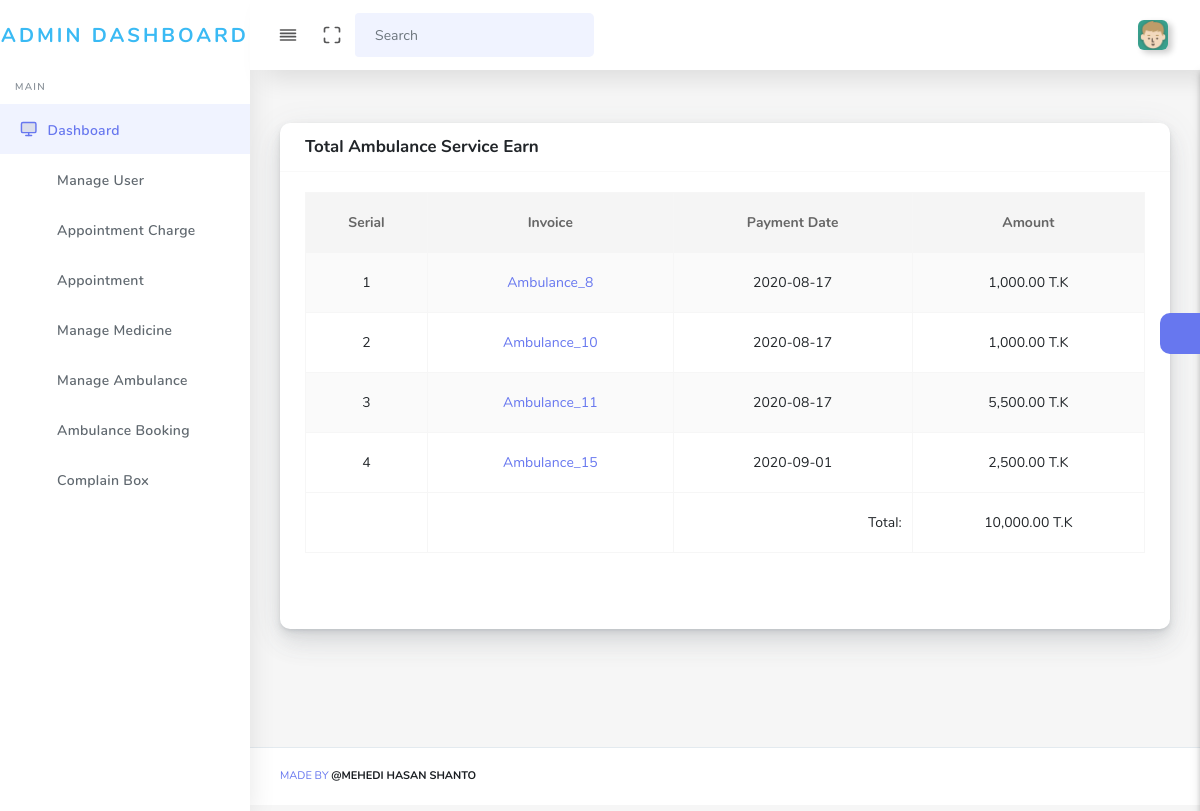
/admin/total_ambulance_earn.php (signed in), run on the app's committed database.
### tables this page shows
CREATE TABLE `ambulance_invoice` (
  `ambulance_invoice` int(11) NOT NULL,
  `patient_id` int(11) NOT NULL,
  `ambulance_service_id` int(11) NOT NULL,
  `book_ambulance_id` int(11) NOT NULL,
  `going_address` varchar(255) NOT NULL,
  `payble` float NOT NULL,
  `total_pay` float NOT NULL,
  `payment_date` date NOT NULL,
  `payment_by` varchar(255) NOT NULL,
  `payment_sts` int(11) NOT NULL
);

### admin/total_ambulance_earn.php (the view, shortened to what this page needs)
<?php include 'includes/header.php';?>
<body>
<div id="app">
    <div class="main-wrapper main-wrapper-1">
        <div class="navbar-bg"></div>
        <?php include 'includes/nav.php';?>
        <?php include 'includes/side.php';?>
        <div class="main-content">
            <section class="section">
                <div class="row">
                    <div class="col-md-12 col-sm-12 mb-5">
                        <div class="card">
                            <div class="card-header">
                                <h4>Total Ambulance Service Earn</h4>
                            </div>
                            <div class="card-body">
                                <div class="table-responsive">
                                    <table class="table table-bordered table-striped table-hover" id="tableExport" style="width:100%;">
                                        <thead>
                                        <tr class="text-center">
                                            <th>Serial</th>
                                            <th>Invoice</th>
                                            <th>Payment Date</th>
                                            <th> Amount</th>
                                        </tr>
                                        </thead>
                                        <tbody>
                                        <?php
                                        $sql = "SELECT * FROM ambulance_invoice";
                                        $res = mysqli_query($connect, $sql);
                                        $i = 1;
                                        while ($row = mysqli_fetch_assoc($res)){?>
                                            <tr class="text-center">
                                                <td><?php echo $i++;?></td>
                                                <td>
                                                    <a href="ambulance_invoice.php?invoice_id=<?php echo $row['ambulance_invoice'];?>" class="text-decoration-none" target="_blank">Ambulance_<?php echo $row['ambulance_invoice'];?></a>
                                                </td>
                                                <td><?php echo $row['payment_date'];?></td>
                                                <td><?php echo number_format($row['total_pay'],2);?> T.K</td>
                                            </tr>
                                        <?php }?>
                                        </tbody>
                                        <tfoot>
                                        <tr>
                                            <td></td>
                                            <td></td>
                                            <td> <span class="float-right">Total:</span></td>
                                            <td class="text-center">
                                                <span>
                                                    <?php
                                                        $sql_total = "SELECT  SUM(total_pay) AS total_amount FROM ambulance_invoice";
                                                        $total = mysqli_query($connect, $sql_total);
                                                        $values = mysqli_fetch_assoc($total);
                                                        $num_rows = $values['total_amount'];
                                                        $total_amount = number_format($num_rows,2);
                                                        echo "<span>$total_amount T.K</span>";
                                                    ?>
                                                </span>
                                            </td>
                                        </tr>
                                        </tfoot>
                                    </table>
                                </div>
                            </div>
                            <div class="card-footer">
                            </div>
                        </div>
                    </div>
                </div>
            </section>
            <?php include 'includes/setting.php';?>
        </div>
        <?php include "includes/footer.php";?>
    </div>
</div>
<?php include "includes/script.php";?>

### admin/includes/nav.php (shortened to what this page needs)
<nav class="navbar navbar-expand-lg main-navbar sticky">
    <div class="form-inline mr-auto">
        <ul class="navbar-nav mr-3">
            <li><a href="#" data-toggle="sidebar" class="nav-link nav-link-lg
									collapse-btn"> <i data-feather="align-justify"></i></a></li>
            <li><a href="#" class="nav-link nav-link-lg fullscreen-btn">
                    <i data-feather="maximize"></i>
                </a></li>
            <li>
                <form class="form-inline mr-auto">
                    <div class="search-element">
                        <input class="form-control" type="search" placeholder="Search" aria-label="Search" data-width="200">
                        <button class="btn" type="submit">
                            <i class="fas fa-search"></i>
                        </button>
                    </div>
                </form>
            </li>
        </ul>
    </div>
    <ul class="navbar-nav navbar-right">
        <li class="dropdown"><a href="#" data-toggle="dropdown"
                                class="nav-link dropdown-toggle nav-link-lg nav-link-user"> <img alt="image" src="../images/<?php echo $userdata['image'];?>" class="user-img-radious-style"> <span class="d-sm-none d-lg-inline-block"></span></a>
        </li>
    </ul>
</nav>

### data on the page
ambulance_invoice: ambulance_invoice "8", payment_date "2020-08-17", total_pay "1,000.00"
ambulance_invoice: ambulance_invoice "10", payment_date "2020-08-17", total_pay "1,000.00"
ambulance_invoice: ambulance_invoice "11", payment_date "2020-08-17", total_pay "5,500.00"
ambulance_invoice: ambulance_invoice "15", payment_date "2020-09-01", total_pay "2,500.00"

### other printed values
$total_amount "10,000.00"
